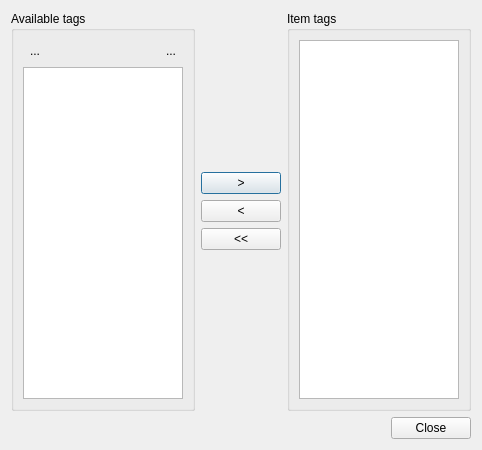
<?xml version="1.0" encoding="UTF-8"?>
<ui version="4.0">
 <class>TagChooserDialog</class>
 <widget class="QDialog" name="TagChooserDialog">
  <property name="geometry">
   <rect>
    <x>0</x>
    <y>0</y>
    <width>482</width>
    <height>450</height>
   </rect>
  </property>
  <property name="windowTitle">
   <string>Choose tags for this item</string>
  </property>
  <layout class="QVBoxLayout" name="verticalLayout">
   <item>
    <layout class="QHBoxLayout" name="horizontalLayout">
     <item>
      <widget class="QGroupBox" name="groupBox">
       <property name="title">
        <string>Available tags</string>
       </property>
       <property name="flat">
        <bool>true</bool>
       </property>
       <layout class="QVBoxLayout" name="verticalLayout_3">
        <item>
         <layout class="QHBoxLayout" name="horizontalLayout_2">
          <item>
           <widget class="QToolButton" name="removeTagToolButton">
            <property name="text">
             <string>...</string>
            </property>
            <property name="icon">
             <iconset resource="../../../../3rdparty/icons.qrc">
              <normaloff>:/icons/backup/list-remove.svg</normaloff>:/icons/backup/list-remove.svg</iconset>
            </property>
            <property name="autoRaise">
             <bool>true</bool>
            </property>
           </widget>
          </item>
          <item>
           <spacer name="horizontalSpacer">
            <property name="orientation">
             <enum>Qt::Horizontal</enum>
            </property>
            <property name="sizeHint" stdset="0">
             <size>
              <width>40</width>
              <height>20</height>
             </size>
            </property>
           </spacer>
          </item>
          <item>
           <widget class="QToolButton" name="addTagToolButton">
            <property name="text">
             <string>...</string>
            </property>
            <property name="icon">
             <iconset resource="../../../../3rdparty/icons.qrc">
              <normaloff>:/icons/backup/cursor-cross.svg</normaloff>:/icons/backup/cursor-cross.svg</iconset>
            </property>
            <property name="autoRaise">
             <bool>true</bool>
            </property>
           </widget>
          </item>
         </layout>
        </item>
        <item>
         <widget class="QListWidget" name="availableTagsListWidget">
          <property name="selectionMode">
           <enum>QAbstractItemView::ExtendedSelection</enum>
          </property>
          <property name="resizeMode">
           <enum>QListView::Adjust</enum>
          </property>
         </widget>
        </item>
       </layout>
      </widget>
     </item>
     <item>
      <layout class="QVBoxLayout" name="verticalLayout_2">
       <item>
        <spacer name="verticalSpacer_2">
         <property name="orientation">
          <enum>Qt::Vertical</enum>
         </property>
         <property name="sizeHint" stdset="0">
          <size>
           <width>20</width>
           <height>40</height>
          </size>
         </property>
        </spacer>
       </item>
       <item>
        <widget class="QPushButton" name="addToItemPushButton">
         <property name="toolTip">
          <string>Add selected tags to item</string>
         </property>
         <property name="text">
          <string notr="true">&gt;</string>
         </property>
        </widget>
       </item>
       <item>
        <widget class="QPushButton" name="removeFromItemPushButton">
         <property name="toolTip">
          <string>Remove selected tags from item</string>
         </property>
         <property name="text">
          <string>&lt;</string>
         </property>
        </widget>
       </item>
       <item>
        <widget class="QPushButton" name="removeAllPushButton">
         <property name="toolTip">
          <string>Remove all tags from item</string>
         </property>
         <property name="text">
          <string>&lt;&lt;</string>
         </property>
        </widget>
       </item>
       <item>
        <spacer name="verticalSpacer">
         <property name="orientation">
          <enum>Qt::Vertical</enum>
         </property>
         <property name="sizeHint" stdset="0">
          <size>
           <width>20</width>
           <height>40</height>
          </size>
         </property>
        </spacer>
       </item>
      </layout>
     </item>
     <item>
      <widget class="QGroupBox" name="itemTagsGroupBox">
       <property name="title">
        <string notr="true">Item tags</string>
       </property>
       <property name="flat">
        <bool>true</bool>
       </property>
       <layout class="QVBoxLayout" name="verticalLayout_4">
        <item>
         <widget class="QListWidget" name="itemTagsListWidget">
          <property name="selectionMode">
           <enum>QAbstractItemView::ExtendedSelection</enum>
          </property>
          <property name="resizeMode">
           <enum>QListView::Adjust</enum>
          </property>
          <property name="sortingEnabled">
           <bool>true</bool>
          </property>
         </widget>
        </item>
       </layout>
      </widget>
     </item>
    </layout>
   </item>
   <item>
    <widget class="QDialogButtonBox" name="buttonBox">
     <property name="orientation">
      <enum>Qt::Horizontal</enum>
     </property>
     <property name="standardButtons">
      <set>QDialogButtonBox::Close</set>
     </property>
    </widget>
   </item>
  </layout>
 </widget>
 <tabstops>
  <tabstop>removeTagToolButton</tabstop>
  <tabstop>addTagToolButton</tabstop>
  <tabstop>availableTagsListWidget</tabstop>
  <tabstop>itemTagsListWidget</tabstop>
  <tabstop>addToItemPushButton</tabstop>
  <tabstop>removeFromItemPushButton</tabstop>
  <tabstop>removeAllPushButton</tabstop>
 </tabstops>
 <resources>
  <include location="../../../../3rdparty/icons.qrc"/>
 </resources>
 <connections>
  <connection>
   <sender>buttonBox</sender>
   <signal>accepted()</signal>
   <receiver>TagChooserDialog</receiver>
   <slot>accept()</slot>
   <hints>
    <hint type="sourcelabel">
     <x>248</x>
     <y>254</y>
    </hint>
    <hint type="destinationlabel">
     <x>157</x>
     <y>274</y>
    </hint>
   </hints>
  </connection>
  <connection>
   <sender>buttonBox</sender>
   <signal>rejected()</signal>
   <receiver>TagChooserDialog</receiver>
   <slot>reject()</slot>
   <hints>
    <hint type="sourcelabel">
     <x>316</x>
     <y>260</y>
    </hint>
    <hint type="destinationlabel">
     <x>286</x>
     <y>274</y>
    </hint>
   </hints>
  </connection>
 </connections>
</ui>
